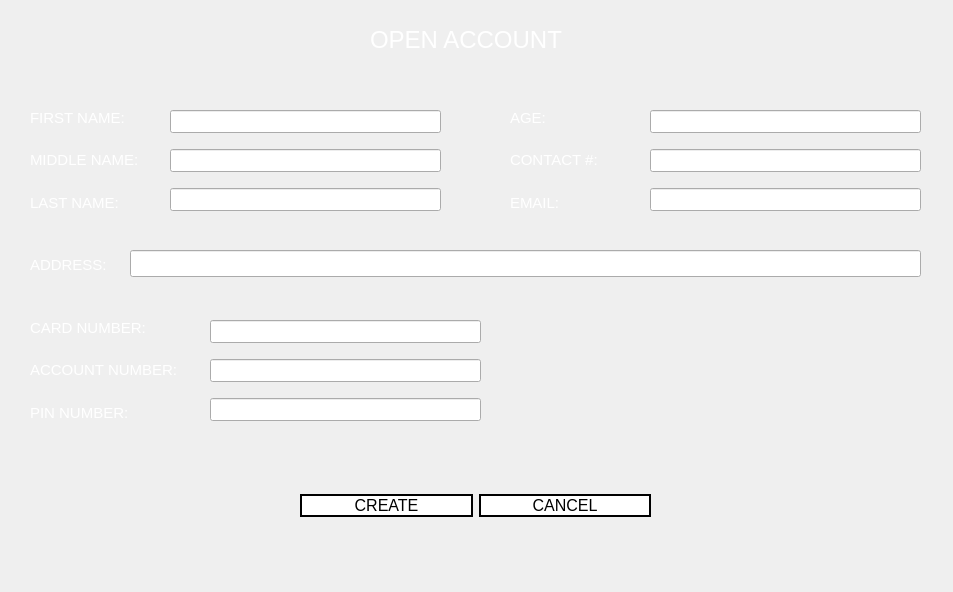
<?xml version="1.0" encoding="UTF-8"?>
<ui version="4.0">
 <class>admin_open</class>
 <widget class="QWidget" name="admin_open">
  <property name="geometry">
   <rect>
    <x>0</x>
    <y>0</y>
    <width>953</width>
    <height>592</height>
   </rect>
  </property>
  <property name="minimumSize">
   <size>
    <width>953</width>
    <height>592</height>
   </size>
  </property>
  <property name="maximumSize">
   <size>
    <width>953</width>
    <height>592</height>
   </size>
  </property>
  <property name="windowTitle">
   <string>Open Account</string>
  </property>
  <property name="windowIcon">
   <iconset>
    <normaloff>icon.png</normaloff>icon.png</iconset>
  </property>
  <property name="styleSheet">
   <string notr="true">QWidget#admin_open{
border-image: url(./gradient.png);
}

QPushButton{
background: transparent;
background-color: white;
border: 2px solid black;
}

QPushButton:hover{
background-color: rgb(30, 30, 30);
color: white;
}

QPushButton:pressed{
font: bold;
}

QRadioButton{
color: white;
}
</string>
  </property>
  <widget class="QLabel" name="label">
   <property name="geometry">
    <rect>
     <x>370</x>
     <y>10</y>
     <width>251</width>
     <height>61</height>
    </rect>
   </property>
   <property name="font">
    <font>
     <pointsize>18</pointsize>
     <weight>50</weight>
     <bold>false</bold>
    </font>
   </property>
   <property name="text">
    <string>&lt;html&gt;&lt;head/&gt;&lt;body&gt;&lt;p&gt;&lt;span style=&quot; color:#ffffff;&quot;&gt;OPEN ACCOUNT&lt;/span&gt;&lt;/p&gt;&lt;/body&gt;&lt;/html&gt;</string>
   </property>
  </widget>
  <widget class="QWidget" name="verticalLayoutWidget">
   <property name="geometry">
    <rect>
     <x>170</x>
     <y>100</y>
     <width>271</width>
     <height>121</height>
    </rect>
   </property>
   <layout class="QVBoxLayout" name="verticalLayout">
    <item>
     <widget class="QLineEdit" name="sys_fn">
      <property name="font">
       <font>
        <pointsize>10</pointsize>
       </font>
      </property>
      <property name="text">
       <string/>
      </property>
      <property name="maxLength">
       <number>50</number>
      </property>
     </widget>
    </item>
    <item>
     <widget class="QLineEdit" name="sys_mn">
      <property name="font">
       <font>
        <pointsize>10</pointsize>
       </font>
      </property>
      <property name="text">
       <string/>
      </property>
      <property name="maxLength">
       <number>50</number>
      </property>
     </widget>
    </item>
    <item>
     <widget class="QLineEdit" name="sys_ln">
      <property name="font">
       <font>
        <pointsize>10</pointsize>
       </font>
      </property>
      <property name="text">
       <string/>
      </property>
      <property name="maxLength">
       <number>50</number>
      </property>
     </widget>
    </item>
   </layout>
  </widget>
  <widget class="QWidget" name="verticalLayoutWidget_2">
   <property name="geometry">
    <rect>
     <x>30</x>
     <y>100</y>
     <width>125</width>
     <height>121</height>
    </rect>
   </property>
   <layout class="QVBoxLayout" name="verticalLayout_2">
    <item>
     <widget class="QLabel" name="label_2">
      <property name="font">
       <font>
        <pointsize>11</pointsize>
       </font>
      </property>
      <property name="text">
       <string>&lt;html&gt;&lt;head/&gt;&lt;body&gt;&lt;p&gt;&lt;span style=&quot; color:#ffffff;&quot;&gt;FIRST NAME:&lt;/span&gt;&lt;/p&gt;&lt;/body&gt;&lt;/html&gt;</string>
      </property>
     </widget>
    </item>
    <item>
     <widget class="QLabel" name="label_4">
      <property name="font">
       <font>
        <pointsize>11</pointsize>
       </font>
      </property>
      <property name="text">
       <string>&lt;html&gt;&lt;head/&gt;&lt;body&gt;&lt;p&gt;&lt;span style=&quot; color:#ffffff;&quot;&gt;MIDDLE NAME:&lt;/span&gt;&lt;/p&gt;&lt;/body&gt;&lt;/html&gt;</string>
      </property>
     </widget>
    </item>
    <item>
     <widget class="QLabel" name="label_3">
      <property name="font">
       <font>
        <pointsize>11</pointsize>
       </font>
      </property>
      <property name="text">
       <string>&lt;html&gt;&lt;head/&gt;&lt;body&gt;&lt;p&gt;&lt;span style=&quot; color:#ffffff;&quot;&gt;LAST NAME:&lt;/span&gt;&lt;/p&gt;&lt;/body&gt;&lt;/html&gt;</string>
      </property>
     </widget>
    </item>
   </layout>
  </widget>
  <widget class="QWidget" name="verticalLayoutWidget_3">
   <property name="geometry">
    <rect>
     <x>510</x>
     <y>100</y>
     <width>131</width>
     <height>121</height>
    </rect>
   </property>
   <layout class="QVBoxLayout" name="verticalLayout_3">
    <item>
     <widget class="QLabel" name="label_5">
      <property name="font">
       <font>
        <pointsize>11</pointsize>
       </font>
      </property>
      <property name="text">
       <string>&lt;html&gt;&lt;head/&gt;&lt;body&gt;&lt;p&gt;&lt;span style=&quot; color:#ffffff;&quot;&gt;AGE:&lt;/span&gt;&lt;/p&gt;&lt;/body&gt;&lt;/html&gt;</string>
      </property>
     </widget>
    </item>
    <item>
     <widget class="QLabel" name="label_6">
      <property name="font">
       <font>
        <pointsize>11</pointsize>
       </font>
      </property>
      <property name="text">
       <string>&lt;html&gt;&lt;head/&gt;&lt;body&gt;&lt;p&gt;&lt;span style=&quot; color:#ffffff;&quot;&gt;CONTACT #:&lt;/span&gt;&lt;/p&gt;&lt;/body&gt;&lt;/html&gt;</string>
      </property>
     </widget>
    </item>
    <item>
     <widget class="QLabel" name="label_7">
      <property name="font">
       <font>
        <pointsize>11</pointsize>
       </font>
      </property>
      <property name="text">
       <string>&lt;html&gt;&lt;head/&gt;&lt;body&gt;&lt;p&gt;&lt;span style=&quot; color:#ffffff;&quot;&gt;EMAIL:&lt;/span&gt;&lt;/p&gt;&lt;/body&gt;&lt;/html&gt;</string>
      </property>
     </widget>
    </item>
   </layout>
  </widget>
  <widget class="QWidget" name="verticalLayoutWidget_4">
   <property name="geometry">
    <rect>
     <x>650</x>
     <y>100</y>
     <width>271</width>
     <height>121</height>
    </rect>
   </property>
   <layout class="QVBoxLayout" name="verticalLayout_4">
    <item>
     <widget class="QLineEdit" name="sys_age">
      <property name="font">
       <font>
        <pointsize>10</pointsize>
       </font>
      </property>
      <property name="text">
       <string/>
      </property>
      <property name="maxLength">
       <number>3</number>
      </property>
     </widget>
    </item>
    <item>
     <widget class="QLineEdit" name="sys_contact">
      <property name="font">
       <font>
        <pointsize>10</pointsize>
       </font>
      </property>
      <property name="text">
       <string/>
      </property>
      <property name="maxLength">
       <number>11</number>
      </property>
     </widget>
    </item>
    <item>
     <widget class="QLineEdit" name="sys_email">
      <property name="font">
       <font>
        <pointsize>10</pointsize>
       </font>
      </property>
      <property name="text">
       <string/>
      </property>
      <property name="maxLength">
       <number>50</number>
      </property>
     </widget>
    </item>
   </layout>
  </widget>
  <widget class="QLabel" name="label_8">
   <property name="geometry">
    <rect>
     <x>30</x>
     <y>250</y>
     <width>123</width>
     <height>31</height>
    </rect>
   </property>
   <property name="font">
    <font>
     <pointsize>11</pointsize>
    </font>
   </property>
   <property name="text">
    <string>&lt;html&gt;&lt;head/&gt;&lt;body&gt;&lt;p&gt;&lt;span style=&quot; color:#ffffff;&quot;&gt;ADDRESS:&lt;/span&gt;&lt;/p&gt;&lt;/body&gt;&lt;/html&gt;</string>
   </property>
  </widget>
  <widget class="QLineEdit" name="sys_add">
   <property name="geometry">
    <rect>
     <x>130</x>
     <y>250</y>
     <width>791</width>
     <height>27</height>
    </rect>
   </property>
   <property name="font">
    <font>
     <pointsize>10</pointsize>
    </font>
   </property>
   <property name="text">
    <string/>
   </property>
   <property name="maxLength">
    <number>100</number>
   </property>
  </widget>
  <widget class="QWidget" name="verticalLayoutWidget_5">
   <property name="geometry">
    <rect>
     <x>30</x>
     <y>310</y>
     <width>165</width>
     <height>121</height>
    </rect>
   </property>
   <layout class="QVBoxLayout" name="verticalLayout_5">
    <item>
     <widget class="QLabel" name="label_9">
      <property name="font">
       <font>
        <pointsize>11</pointsize>
       </font>
      </property>
      <property name="text">
       <string>&lt;html&gt;&lt;head/&gt;&lt;body&gt;&lt;p&gt;&lt;span style=&quot; color:#ffffff;&quot;&gt;CARD NUMBER:&lt;/span&gt;&lt;/p&gt;&lt;/body&gt;&lt;/html&gt;</string>
      </property>
     </widget>
    </item>
    <item>
     <widget class="QLabel" name="label_10">
      <property name="font">
       <font>
        <pointsize>11</pointsize>
       </font>
      </property>
      <property name="text">
       <string>&lt;html&gt;&lt;head/&gt;&lt;body&gt;&lt;p&gt;&lt;span style=&quot; color:#ffffff;&quot;&gt;ACCOUNT NUMBER:&lt;/span&gt;&lt;/p&gt;&lt;/body&gt;&lt;/html&gt;</string>
      </property>
     </widget>
    </item>
    <item>
     <widget class="QLabel" name="label_11">
      <property name="font">
       <font>
        <pointsize>11</pointsize>
       </font>
      </property>
      <property name="text">
       <string>&lt;html&gt;&lt;head/&gt;&lt;body&gt;&lt;p&gt;&lt;span style=&quot; color:#ffffff;&quot;&gt;PIN NUMBER:&lt;/span&gt;&lt;/p&gt;&lt;/body&gt;&lt;/html&gt;</string>
      </property>
     </widget>
    </item>
   </layout>
  </widget>
  <widget class="QWidget" name="verticalLayoutWidget_6">
   <property name="geometry">
    <rect>
     <x>210</x>
     <y>310</y>
     <width>271</width>
     <height>121</height>
    </rect>
   </property>
   <layout class="QVBoxLayout" name="verticalLayout_6">
    <item>
     <widget class="QLineEdit" name="sys_cn">
      <property name="font">
       <font>
        <pointsize>10</pointsize>
       </font>
      </property>
      <property name="inputMask">
       <string/>
      </property>
      <property name="text">
       <string/>
      </property>
      <property name="maxLength">
       <number>16</number>
      </property>
     </widget>
    </item>
    <item>
     <widget class="QLineEdit" name="sys_an">
      <property name="font">
       <font>
        <pointsize>10</pointsize>
       </font>
      </property>
      <property name="text">
       <string/>
      </property>
      <property name="maxLength">
       <number>12</number>
      </property>
     </widget>
    </item>
    <item>
     <widget class="QLineEdit" name="sys_pin">
      <property name="font">
       <font>
        <pointsize>10</pointsize>
       </font>
      </property>
      <property name="inputMethodHints">
       <set>Qt::ImhHiddenText|Qt::ImhNoAutoUppercase|Qt::ImhNoPredictiveText|Qt::ImhSensitiveData</set>
      </property>
      <property name="text">
       <string/>
      </property>
      <property name="maxLength">
       <number>6</number>
      </property>
      <property name="echoMode">
       <enum>QLineEdit::Password</enum>
      </property>
     </widget>
    </item>
   </layout>
  </widget>
  <widget class="QWidget" name="horizontalLayoutWidget">
   <property name="geometry">
    <rect>
     <x>300</x>
     <y>460</y>
     <width>351</width>
     <height>91</height>
    </rect>
   </property>
   <layout class="QHBoxLayout" name="horizontalLayout">
    <item>
     <widget class="QPushButton" name="sys_create">
      <property name="font">
       <font>
        <pointsize>12</pointsize>
       </font>
      </property>
      <property name="cursor">
       <cursorShape>PointingHandCursor</cursorShape>
      </property>
      <property name="text">
       <string>CREATE</string>
      </property>
     </widget>
    </item>
    <item>
     <widget class="QPushButton" name="sys_cancel">
      <property name="font">
       <font>
        <pointsize>12</pointsize>
       </font>
      </property>
      <property name="cursor">
       <cursorShape>PointingHandCursor</cursorShape>
      </property>
      <property name="text">
       <string>CANCEL</string>
      </property>
     </widget>
    </item>
   </layout>
  </widget>
 </widget>
 <resources/>
 <connections/>
</ui>
